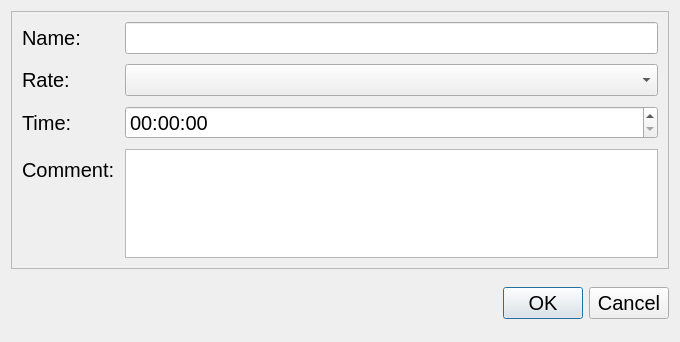
<?xml version="1.0" encoding="UTF-8"?>
<ui version="4.0">
 <class>rateUpdateDlg</class>
 <widget class="QDialog" name="rateUpdateDlg">
  <property name="geometry">
   <rect>
    <x>0</x>
    <y>0</y>
    <width>680</width>
    <height>342</height>
   </rect>
  </property>
  <property name="minimumSize">
   <size>
    <width>680</width>
    <height>335</height>
   </size>
  </property>
  <property name="windowTitle">
   <string>Rate</string>
  </property>
  <layout class="QVBoxLayout" name="verticalLayout">
   <item>
    <widget class="QFrame" name="frame">
     <property name="minimumSize">
      <size>
       <width>650</width>
       <height>230</height>
      </size>
     </property>
     <property name="font">
      <font>
       <family>Tahoma</family>
       <pointsize>15</pointsize>
      </font>
     </property>
     <property name="frameShape">
      <enum>QFrame::StyledPanel</enum>
     </property>
     <property name="frameShadow">
      <enum>QFrame::Raised</enum>
     </property>
     <layout class="QFormLayout" name="formLayout">
      <property name="horizontalSpacing">
       <number>10</number>
      </property>
      <property name="verticalSpacing">
       <number>10</number>
      </property>
      <property name="leftMargin">
       <number>10</number>
      </property>
      <property name="topMargin">
       <number>10</number>
      </property>
      <property name="rightMargin">
       <number>10</number>
      </property>
      <property name="bottomMargin">
       <number>10</number>
      </property>
      <item row="0" column="0">
       <widget class="QLabel" name="label">
        <property name="font">
         <font>
          <family>Tahoma</family>
          <pointsize>15</pointsize>
         </font>
        </property>
        <property name="text">
         <string>Name:</string>
        </property>
       </widget>
      </item>
      <item row="0" column="1">
       <widget class="QLineEdit" name="editName">
        <property name="font">
         <font>
          <family>Tahoma</family>
          <pointsize>15</pointsize>
         </font>
        </property>
       </widget>
      </item>
      <item row="1" column="0">
       <widget class="QLabel" name="label_2">
        <property name="font">
         <font>
          <family>Tahoma</family>
          <pointsize>15</pointsize>
         </font>
        </property>
        <property name="text">
         <string>Rate:</string>
        </property>
       </widget>
      </item>
      <item row="1" column="1">
       <widget class="QComboBox" name="comboUnits">
        <property name="font">
         <font>
          <family>Tahoma</family>
          <pointsize>15</pointsize>
         </font>
        </property>
       </widget>
      </item>
      <item row="2" column="0">
       <widget class="QLabel" name="label_3">
        <property name="font">
         <font>
          <family>Tahoma</family>
          <pointsize>15</pointsize>
         </font>
        </property>
        <property name="text">
         <string>Time:</string>
        </property>
       </widget>
      </item>
      <item row="2" column="1">
       <widget class="QTimeEdit" name="editTime">
        <property name="font">
         <font>
          <family>Tahoma</family>
          <pointsize>15</pointsize>
         </font>
        </property>
       </widget>
      </item>
      <item row="3" column="0">
       <widget class="QLabel" name="label_4">
        <property name="font">
         <font>
          <family>Tahoma</family>
          <pointsize>15</pointsize>
         </font>
        </property>
        <property name="text">
         <string>Comment:</string>
        </property>
       </widget>
      </item>
      <item row="3" column="1">
       <widget class="QTextEdit" name="editComment">
        <property name="font">
         <font>
          <family>Tahoma</family>
          <pointsize>15</pointsize>
         </font>
        </property>
       </widget>
      </item>
     </layout>
    </widget>
   </item>
   <item>
    <widget class="QDialogButtonBox" name="buttonBox">
     <property name="minimumSize">
      <size>
       <width>0</width>
       <height>56</height>
      </size>
     </property>
     <property name="font">
      <font>
       <family>Tahoma</family>
       <pointsize>15</pointsize>
      </font>
     </property>
     <property name="orientation">
      <enum>Qt::Horizontal</enum>
     </property>
     <property name="standardButtons">
      <set>QDialogButtonBox::Cancel|QDialogButtonBox::Ok</set>
     </property>
    </widget>
   </item>
  </layout>
 </widget>
 <resources/>
 <connections>
  <connection>
   <sender>buttonBox</sender>
   <signal>accepted()</signal>
   <receiver>rateUpdateDlg</receiver>
   <slot>accept()</slot>
   <hints>
    <hint type="sourcelabel">
     <x>248</x>
     <y>254</y>
    </hint>
    <hint type="destinationlabel">
     <x>157</x>
     <y>274</y>
    </hint>
   </hints>
  </connection>
  <connection>
   <sender>buttonBox</sender>
   <signal>rejected()</signal>
   <receiver>rateUpdateDlg</receiver>
   <slot>reject()</slot>
   <hints>
    <hint type="sourcelabel">
     <x>316</x>
     <y>260</y>
    </hint>
    <hint type="destinationlabel">
     <x>286</x>
     <y>274</y>
    </hint>
   </hints>
  </connection>
 </connections>
</ui>
